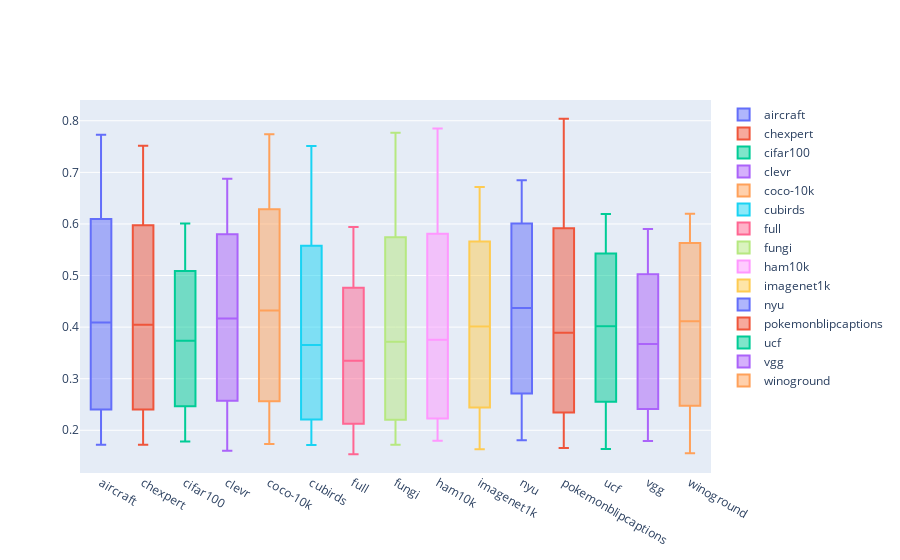

Notebook code cell kept with this figure:
### Code cell
stats_data = {
    'Name': [],
    'min_score': [],
    'mean_score': [],
    'max_score': [],
    'std_score': []
}

for name, group in data.groupby('Name'):
    min_row = group[group['Statistic'] == 'min']
    mean_row = group[group['Statistic'] == 'mean']
    max_row = group[group['Statistic'] == 'max']
    std_row = group[group['Statistic'] == 'std']

    stats_data['Name'].append(name)
    stats_data['min_score'].append(min_row['Value'].values[0] if not min_row.empty else None)
    stats_data['mean_score'].append(mean_row['Value'].values[0] if not mean_row.empty else None)
    stats_data['max_score'].append(max_row['Value'].values[0] if not max_row.empty else None)
    stats_data['std_score'].append(std_row['Value'].values[0] if not std_row.empty else None)

stats_df = pd.DataFrame(stats_data)

# Now create the box plots
traces = []
for idx, row in stats_df.iterrows():
    # Check if we have all necessary stats to plot
    if pd.notnull(row['min_score']) and pd.notnull(row['mean_score']) and pd.notnull(row['max_score']) and pd.notnull(row['std_score']):
        traces.append(go.Box(
            y=[row['min_score'], row['mean_score'] - row['std_score'], row['mean_score'], row['mean_score'] + row['std_score'], row['max_score']],
            name=row['Name'],
            boxpoints=False,
            line_width=2,
        ))

# Create the figure and add traces
fig = go.Figure(traces)
fig.show()

### Figure 1 — Plotly figure (JSON) as saved in the notebook; plotly's stock layout.template omitted (floating-point values rounded to 4 significant figures)
{"data": [{"boxpoints": false, "line": {"width": 2}, "name": "aircraft", "type": "box", "y": [0.1717, 0.2628, 0.409, 0.5552, 0.7728]}, {"boxpoints": false, "line": {"width": 2}, "name": "chexpert", "type": "box", "y": [0.1721, 0.2631, 0.4046, 0.5462, 0.7515]}, {"boxpoints": false, "line": {"width": 2}, "name": "cifar100", "type": "box", "y": [0.1782, 0.2692, 0.3736, 0.478, 0.601]}, {"boxpoints": false, "line": {"width": 2}, "name": "clevr", "type": "box", "y": [0.1604, 0.2894, 0.4167, 0.544, 0.6874]}, {"boxpoints": false, "line": {"width": 2}, "name": "coco-10k", "type": "box", "y": [0.1734, 0.284, 0.4321, 0.5801, 0.774]}, {"boxpoints": false, "line": {"width": 2}, "name": "cubirds", "type": "box", "y": [0.1717, 0.2374, 0.3654, 0.4934, 0.7511]}, {"boxpoints": false, "line": {"width": 2}, "name": "full", "type": "box", "y": [0.1533, 0.2325, 0.3346, 0.4367, 0.5943]}, {"boxpoints": false, "line": {"width": 2}, "name": "fungi", "type": "box", "y": [0.1718, 0.2368, 0.3717, 0.5065, 0.7766]}, {"boxpoints": false, "line": {"width": 2}, "name": "ham10k", "type": "box", "y": [0.1796, 0.2375, 0.3753, 0.5131, 0.7851]}, {"boxpoints": false, "line": {"width": 2}, "name": "imagenet1k", "type": "box", "y": [0.1631, 0.2711, 0.4011, 0.531, 0.6714]}, {"boxpoints": false, "line": {"width": 2}, "name": "nyu", "type": "box", "y": [0.1807, 0.3013, 0.4371, 0.5728, 0.6846]}, {"boxpoints": false, "line": {"width": 2}, "name": "pokemonblipcaptions", "type": "box", "y": [0.1657, 0.2576, 0.3892, 0.5208, 0.8041]}, {"boxpoints": false, "line": {"width": 2}, "name": "ucf", "type": "box", "y": [0.1637, 0.286, 0.4017, 0.5175, 0.6192]}, {"boxpoints": false, "line": {"width": 2}, "name": "vgg", "type": "box", "y": [0.1793, 0.2617, 0.3674, 0.4732, 0.5903]}, {"boxpoints": false, "line": {"width": 2}, "name": "winoground", "type": "box", "y": [0.1556, 0.2783, 0.4112, 0.5441, 0.6197]}], "layout": {}}
